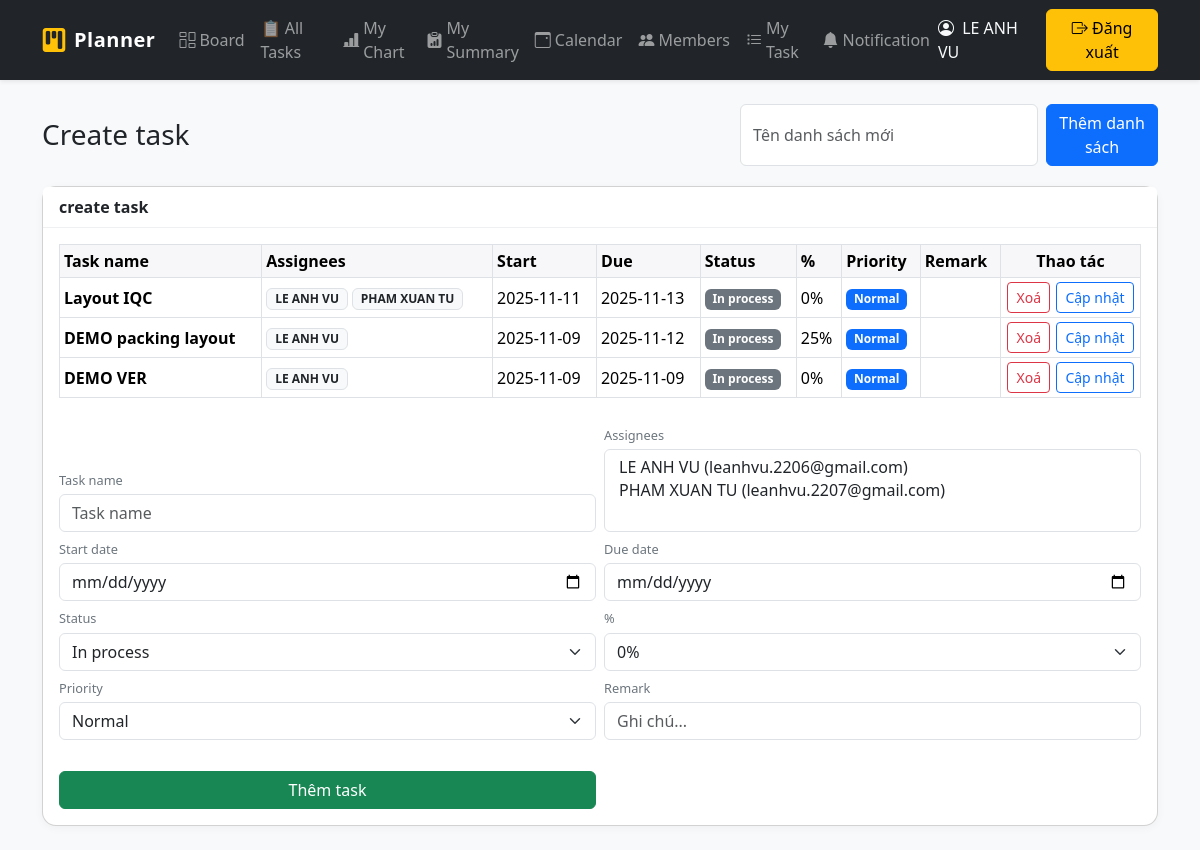
The page /boards/1 (signed in) on the database its author committed.
### app.py (models this page shows, shortened)
class User(UserMixin, db.Model):
    id = db.Column(db.Integer, primary_key=True)
    email = db.Column(db.String(120), unique=True, nullable=False, index=True)
    password_hash = db.Column(db.String(256), nullable=False)
    name = db.Column(db.String(120), nullable=False)

class Board(db.Model):
    id = db.Column(db.Integer, primary_key=True)
    name = db.Column(db.String(120), nullable=False)
    description = db.Column(db.Text, default="")
    owner_id = db.Column(db.Integer, db.ForeignKey("user.id"))
    owner = db.relationship("User", backref="boards")

class List(db.Model):
    id = db.Column(db.Integer, primary_key=True)
    title = db.Column(db.String(120), nullable=False)
    position = db.Column(db.Integer, default=0)
    board_id = db.Column(db.Integer, db.ForeignKey("board.id"), nullable=False)
    board = db.relationship("Board", backref=db.backref("lists", cascade="all, delete-orphan", order_by="List.position"))

class Task(db.Model):
    id = db.Column(db.Integer, primary_key=True)
    title = db.Column(db.String(200), nullable=False)  # Task name
    description = db.Column(db.Text, default="")       # Remark
    position = db.Column(db.Integer, default=0)
    start_date = db.Column(db.Date, nullable=True)
    due_date = db.Column(db.Date, nullable=True)
    status = db.Column(db.String(20), default="In process")      # In process, Done, OverDue
    percentage = db.Column(db.Integer, default=0)                # 0,25,50,75,100
    priority = db.Column(db.String(10), default="Normal")        # Low, Normal, High, Urgent
    list_id = db.Column(db.Integer, db.ForeignKey("list.id"), nullable=False)
    list = db.relationship("List", backref=db.backref("tasks", cascade="all, delete-orphan", order_by="Task.position"))
    created_by_id = db.Column(db.Integer, db.ForeignKey("user.id"), nullable=True)
    created_by = db.relationship("User", foreign_keys=[created_by_id])
    assignees = db.relationship("User", secondary=task_assignees, backref="assigned_tasks")

### app.py (the view, shortened to what this page needs)
@app.route("/boards/<int:board_id>", methods=["GET", "POST"])
@login_required
def view_board(board_id):
    board = Board.query.get_or_404(board_id)
    users = User.query.order_by(User.name.asc()).all()
    return render_template("board_view.html", board=board, users=users)

### app.py (called while the page is built)
@app.context_processor
def inject_unread():
    if current_user.is_authenticated:
        cnt = Notification.query.filter_by(user_id=current_user.id, is_read=False).count()
    else:
        cnt = 0
    return dict(unread_notif_count=cnt)

@login_manager.user_loader
def load_user(user_id):
    return User.query.get(int(user_id))

### templates/board_view.html (shortened to what this page needs)
{% extends "base.html" %}
{% block content %}
<div class="page-head">
  <h1 class="h3 mb-0">{{ board.name }}</h1>
  <div class="page-head-right">
    <form method="post" class="d-flex gap-2">
      <input type="text" class="form-control" name="list_title" placeholder="Tên danh sách mới" required style="min-width:260px">
      <button class="btn btn-primary">Thêm danh sách</button>
    </form>
  </div>
</div>
{% for lst in board.lists %}
<div class="card kanban-card mb-4">
  <div class="card-header">{{ lst.title }}</div>
  <div class="card-body">
    <div class="table-responsive">
      <table class="table table-sm table-bordered align-middle">
        <thead>
          <tr>
            <th>Task name</th>
            <th>Assignees</th>
            <th>Start</th>
            <th>Due</th>
            <th>Status</th>
            <th>%</th>
            <th>Priority</th>
            <th>Remark</th>
            <th style="width:140px" class="text-center">Thao tác</th>
          </tr>
        </thead>
        <tbody>
          {% for t in lst.tasks %}
          <tr id="task-{{ t.id }}">
            <td class="fw-semibold">{{ t.title }}</td>
            <td>
              {% if t.assignees %}
                {% for u in t.assignees %}
                  <span class="badge bg-light text-dark border">{{ u.name }}</span>
                {% endfor %}
              {% else %}<span class="text-muted">—</span>{% endif %}
            </td>
            <td>{{ t.start_date or '' }}</td>
            <td>{{ t.due_date or '' }}</td>
            {% set stc='secondary' %}
            {% if t.status=='Done' %}{% set stc='success' %}{% elif t.status=='OverDue' %}{% set stc='danger' %}{% endif %}
            <td><span class="badge bg-{{ stc }}">{{ t.status }}</span></td>
            <td>{{ t.percentage }}%</td>
            {% set pc='primary' %}
            {% if t.priority=='Low' %}{% set pc='secondary' %}
            {% elif t.priority=='High' %}{% set pc='warning' %}
            {% elif t.priority=='Urgent' %}{% set pc='danger' %}{% endif %}
            <td><span class="badge bg-{{ pc }}">{{ t.priority }}</span></td>
            <td class="text-truncate" style="max-width:260px">{{ t.description }}</td>
            <td>
              <div class="action-group">
                <form method="post" action="{{ url_for('delete_task', task_id=t.id) }}">
  <button class="btn btn-sm btn-outline-danger"
          onclick="return confirm('Bạn có chắc muốn xoá task “{{ t.title }}” không?');">
    Xoá
  </button>
</form>
                <button type="button" class="btn btn-sm btn-outline-primary" data-bs-toggle="modal" data-bs-target="#editTask{{ t.id }}">
                  Cập nhật
                </button>
              </div>
            </td>
          </tr>
          {% else %}
          <tr><td colspan="9" class="text-center text-muted">Chưa có công việc.</td></tr>
          {% endfor %}
        </tbody>
      </table>
    </div>
    <form method="post" action="{{ url_for('add_task', list_id=lst.id) }}" class="task-inline-form">
      <div class="fi"><label>Task name</label><input class="form-control" name="title" placeholder="Task name" required></div>
      <div class="fi">
        <label>Assignees</label>
        <select class="form-select assignees-select" name="assignees" multiple size="3">
          {% for u in users %}<option value="{{ u.id }}">{{ u.name }} ({{ u.email }})</option>{% endfor %}
        </select>
      </div>
      <div class="fi"><label>Start date</label><input class="form-control" name="start_date" type="date"></div>
      <div class="fi"><label>Due date</label><input class="form-control" name="due_date" type="date"></div>
      <div class="fi"><label>Status</label>
        <select class="form-select" name="status">
          <option>In process</option><option>Done</option><option>OverDue</option>
        </select>
      </div>
      <div class="fi"><label>%</label>
        <select class="form-select" name="percentage">
          <option value="0">0%</option><option value="25">25%</option><option value="50">50%</option><option value="75">75%</option><option value="100">100%</option>
        </select>
      </div>
      <div class="fi"><label>Priority</label>
        <select class="form-select" name="priority">
          <option>Low</option><option selected>Normal</option><option>High</option><option>Urgent</option>
        </select>
      </div>
      <div class="fi"><label>Remark</label>
        <input class="form-control" name="description" placeholder="Ghi chú...">
      </div>
      <div class="fi"><label>&nbsp;</label><button class="btn btn-success w-100">Thêm task</button></div>
    </form>
  </div>
</div>
{% else %}
<div class="text-muted">Chưa có danh sách. Thêm một danh sách mới ở phía trên.</div>
{% endfor %}
{% endblock %}

### templates/base.html (shortened to what this page needs)
<!doctype html>
<html lang="vi">
  <head>
    <link href="https://cdn.jsdelivr.net/npm/bootstrap@5.3.2/dist/css/bootstrap.min.css" rel="stylesheet">
  </head>
  <body class="bg-light">
<link rel="stylesheet" href="https://cdn.jsdelivr.net/npm/bootstrap-icons@1.11.3/font/bootstrap-icons.css">
<nav class="navbar navbar-expand-lg navbar-dark bg-dark shadow-sm">
  <div class="container">
    <a class="navbar-brand d-flex align-items-center gap-2" href="{{ url_for('dashboard') }}">
      <i class="bi bi-kanban-fill text-warning fs-4"></i>
      <span class="fw-bold">Planner</span>
    </a>
    <div class="collapse navbar-collapse" id="navbarsExample">
      <ul class="navbar-nav me-auto mb-2 mb-lg-0 align-items-lg-center">
        {% if current_user.is_authenticated %}
          <li class="nav-item">
            <a class="nav-link d-flex align-items-center gap-1" href="{{ url_for('boards_page') }}">
              <i class="bi bi-columns-gap"></i> Board
            </a>
          </li>
          <li class="nav-item">
    <a class="nav-link d-flex align-items-center gap-1" href="{{ url_for('all_tasks') }}">
        📋 All Tasks
    </a>
</li>
          <li class="nav-item">
            <a class="nav-link d-flex align-items-center gap-1" href="{{ url_for('chart') }}">
              <i class="bi bi-bar-chart-line-fill"></i> My Chart
            </a>
          </li>
          <li class="nav-item">
            <a class="nav-link d-flex align-items-center gap-1" href="{{ url_for('all_summary') }}">
              <i class="bi bi-clipboard-data-fill"></i> My Summary
            </a>
          </li>
          <li class="nav-item">
            <a class="nav-link d-flex align-items-center gap-1" href="{{ url_for('calendar') }}">
              <i class="bi bi-calendar3-event"></i> Calendar
            </a>
          </li>
          <li class="nav-item">
            <a class="nav-link d-flex align-items-center gap-1" href="{{ url_for('members') }}">
              <i class="bi bi-people-fill"></i> Members
            </a>
          </li>
          <li class="nav-item">
            <a class="nav-link d-flex align-items-center gap-1" href="{{ url_for('my_tasks') }}">
              <i class="bi bi-list-task"></i> My Task
            </a>
          </li>
          <li class="nav-item position-relative">
  <a class="nav-link d-flex align-items-center gap-1" href="{{ url_for('notifications') }}">
    <i class="bi bi-bell-fill"></i> Notification
  </a>
</li>
        {% endif %}
      </ul>
      <div class="d-flex align-items-center gap-3">
        {% if current_user.is_authenticated %}
          <span class="navbar-text text-light">
            <i class="bi bi-person-circle me-1"></i> {{ current_user.name }}
          </span>
          <a class="btn btn-warning" href="{{ url_for('logout') }}">
            <i class="bi bi-box-arrow-right"></i> Đăng xuất
          </a>
        {% endif %}
      </div>
    </div>
  </div>
</nav>
    <div class="container mt-4">
      {% block content %}{% endblock %}
    </div>
  </body>
</html>

### templates/base.html (style rules this page uses)
.navbar-nav .nav-link { transition: all 0.2s ease-in-out; }
.navbar-brand span { letter-spacing: 0.5px; }

### templates/board_view.html (style rules this page uses)
.page-head { display:flex;align-items:center;justify-content:space-between;gap:1rem;margin-bottom:1.25rem }
.page-head-right { display:flex;align-items:center;gap:.5rem }
.kanban-card { border-radius:14px;box-shadow:0 2px 10px rgba(0,0,0,.04) }
.kanban-card .card-header { background:#fff;font-weight:600;border-bottom:1px solid #eef0f2 }
.table th { background:#f7f7f9;white-space:nowrap }
.table td,.table th { vertical-align:middle }
.task-inline-form { display:grid;gap:.5rem;align-items:end;margin-top:.75rem; grid-template-columns:1.6fr 1.2fr .9fr .9fr .9fr .6fr .9fr 1.4fr auto }
.fi { display:flex;flex-direction:column }
.fi label { font-size:.8rem;color:#6c757d;margin-bottom:.25rem }
.assignees-select { min-height:2.7rem;max-height:7rem }
@media (max-width:1200px) { .task-inline-form { grid-template-columns:1fr 1fr } }
.action-group { display:flex;gap:.4rem;justify-content:center }

### rows shown on the page
User: name "LE ANH VU", {{ u.id }} 1 (drawn)
Board: name "Create task"
List: title "create task"
Task: title "Layout IQC", start_date "2025-11-11", due_date "2025-11-13", status "In process", percentage "0", priority "Normal"
User: name "PHAM XUAN TU", {{ u.id }} 2 (drawn)
Task: title "DEMO packing layout", start_date "2025-11-09", due_date "2025-11-12", status "In process", percentage "25", priority "Normal"
Task: title "DEMO VER", start_date "2025-11-09", due_date "2025-11-09", status "In process", percentage "0", priority "Normal"
